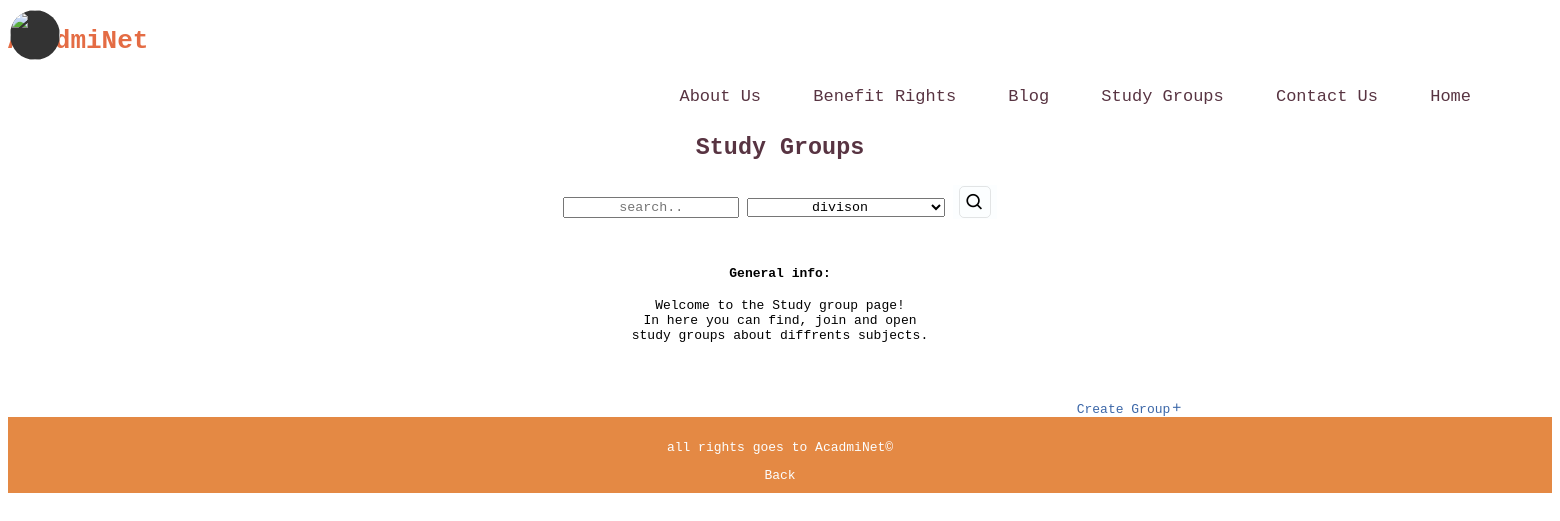
The page /blog/blog/studyGroups/ on the database as committed earlier.
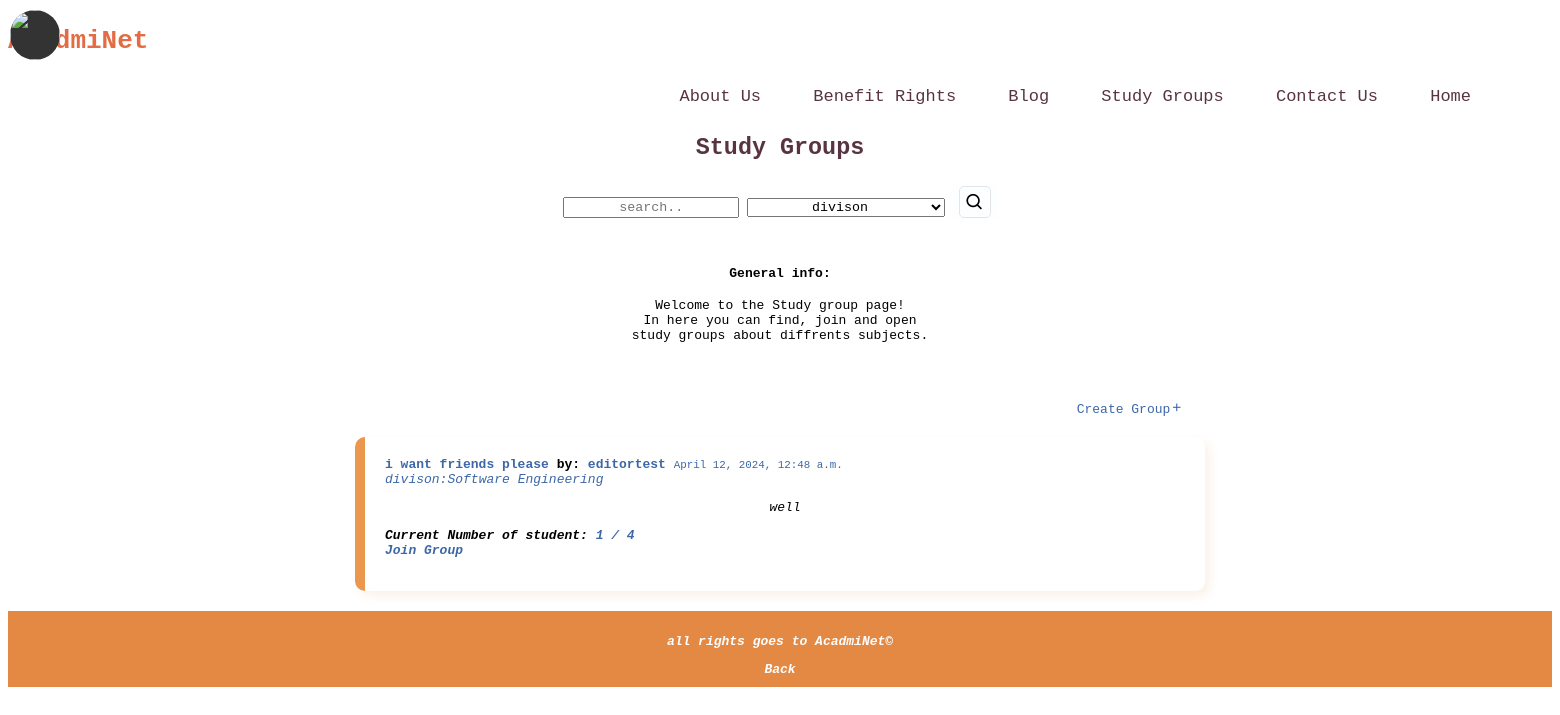
The same page on the database as committed later.
### blog/models.py (models this page shows, shortened)
class StudyGroups(models.Model):#making  groups
    title = models.CharField(max_length = 100,unique=True)#so there won't be same groups.
    description  = models.TextField()
    division = models.CharField(max_length=100,choices=department_choice)
    data_created = models.DateTimeField(auto_now_add=True)
    group_size = models.IntegerField(default=3)
    author = models.ForeignKey(get_user_model(), on_delete=models.CASCADE,null=True)#shows the group author.

### authentication/models.py (models this page shows)
class CustomUser(AbstractUser):
    profile_picture = models.ImageField(upload_to='profile_pictures/', blank=True, null=True)
    email = models.EmailField(blank=True)
    academic_institution = models.CharField(max_length=30, blank=True)
    department = models.CharField(max_length=30, blank=True)
    year = models.CharField(max_length=10, blank=True)
    last_activity = models.DateTimeField(default=timezone.now)
    is_editor = models.BooleanField(default=False)
    def __str__(self): #ייצוג ההדפסה של משתמש סטודנט
        return self.username

### blog/views.py (the view)
# urls.py: path('blog/studyGroups/',views.Study_groups, name = 'study_groups'),
def Study_groups(request):#getting all studyGroups
     groups = StudyGroups.objects.all()
     return render (request,'StudyGroups.html',{'groups':groups})

### blog/templates/StudyGroups.html (shortened to what the changed rows need)
<!DOCTYPE html>
<html lang="en">
<head>
    {%load static%}
    <link rel="stylesheet" href="{% static 'StudyGroups.css' %}">
    <link href='https://unpkg.com/boxicons@2.1.4/css/boxicons.min.css' rel='stylesheet'>
</head>
<body>
    <div class="main">
    <br> <br>
     <br>
    <br> <br>
        {% for group in groups %}
    <div class="posts">
        <b><a> {{ group.title }}</a> by: <a >{{group.author}}</a></b>
        <small><a> {{ group.data_created }}</a></small><br>
        <em><a >divison:{{ group.division }}</a><br>
        <p>{{ group.description }}</p>
        <strong>Current Number of student:
            {%if group.groupmembers_set.count == 0 %}
                <a>--/{{group.group_size}}</a></strong><br>
            {%else%}
                <a>{{group.groupmembers_set.count}} / {{group.group_size}}</a>
            {%endif%}
            <br>
        {% if user not in group.groupmembers_set.all%}
            {%if user != group.author%}
            <a href="{% url 'join_group' group_id=group.id %}">Join Group</a></p>
            {%endif%}
        {%endif%}
    </div>
        {% endfor %}
    <footer>
        <p class="rights">all rights goes to AcadmiNet&copy;</p>
        <a href="{% url 'blog_page' %}" class="Back">Back</a>
    </footer>
</body>
</html>

Rows that differ between the two databases and show on the page:
added StudyGroups: title "i want friends please", author "editortest", data_created "April 12, 2024, 12:48 a.m.", division "Software Engineering", description "well", groupmembers_set.count "1", group_size "4", shows "Join Group"
